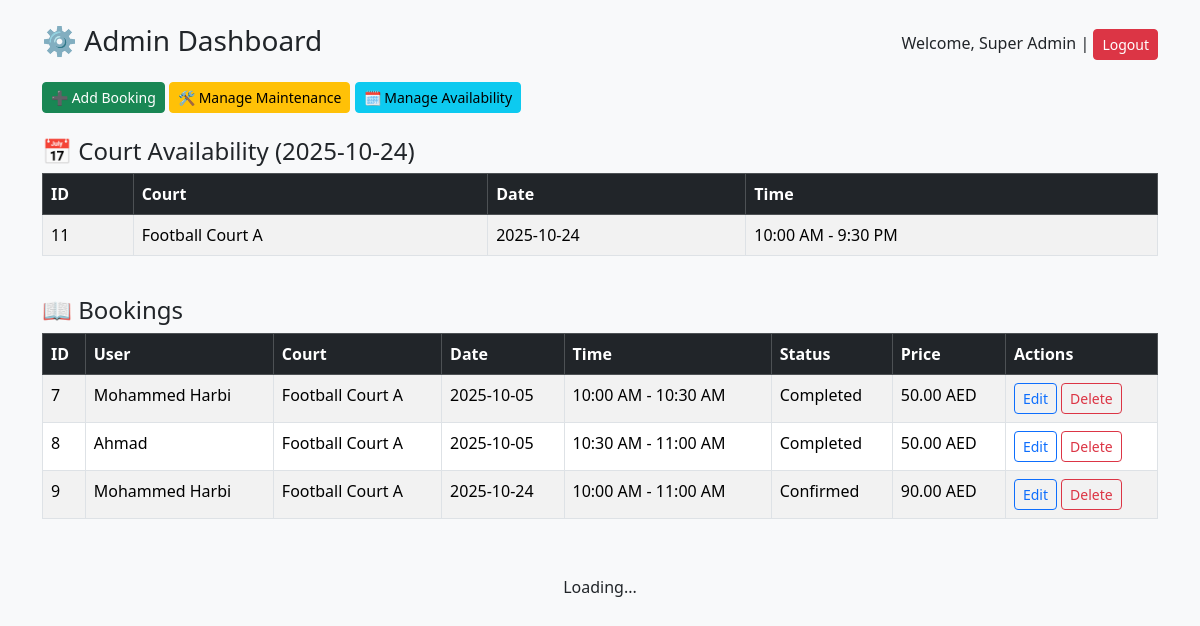
The app's page /admin_dashboard.php (signed in) with its own data.
### tables this page shows
CREATE TABLE `availability` (
  `id` int(11) NOT NULL,
  `court_id` int(11) NOT NULL,
  `available_date` date NOT NULL,
  `start_time` time NOT NULL,
  `end_time` time NOT NULL
);

CREATE TABLE `courts` (
  `court_id` int(11) NOT NULL,
  `name` varchar(100) NOT NULL,
  `location` varchar(200) NOT NULL,
  `court_type` varchar(50) DEFAULT NULL,
  `price_per_slot` decimal(10,2) DEFAULT NULL,
  `image_url` varchar(300) DEFAULT NULL,
  `open_time` time DEFAULT NULL,
  `close_time` time DEFAULT NULL,
  `created_by` int(11) DEFAULT NULL,
  `created_at` timestamp NOT NULL DEFAULT current_timestamp()
);

CREATE TABLE `bookings` (
  `booking_id` int(11) NOT NULL,
  `user_id` int(11) NOT NULL,
  `court_id` int(11) NOT NULL,
  `booking_date` date NOT NULL,
  `start_time` time NOT NULL,
  `end_time` time NOT NULL,
  `status` enum('confirmed','cancelled','completed') DEFAULT 'confirmed',
  `price` decimal(10,2) DEFAULT NULL,
  `created_at` timestamp NOT NULL DEFAULT current_timestamp()
);

CREATE TABLE `users` (
  `user_id` int(11) NOT NULL,
  `name` varchar(100) NOT NULL,
  `email` varchar(150) NOT NULL,
  `password` varchar(255) NOT NULL,
  `password_hash` varchar(255) NOT NULL,
  `role` enum('user','admin') DEFAULT 'user',
  `phone` varchar(20) DEFAULT NULL,
  `created_at` timestamp NOT NULL DEFAULT current_timestamp()
);

### admin_dashboard.php (the view, shortened to what this page needs)
<?php
include "db.php";
$where = "1=1";
$sql = "SELECT b.booking_id, b.booking_date, b.start_time, b.end_time, b.status, b.price,
               u.name AS user_name, c.name AS court_name
        FROM bookings b
        JOIN users u ON b.user_id = u.user_id
        JOIN courts c ON b.court_id = c.court_id
        WHERE $where
        ORDER BY b.booking_date, b.start_time";
$stmt = $conn->prepare($sql);
$stmt->execute();
$result = $stmt->get_result();
$bookings = $result->fetch_all(MYSQLI_ASSOC);
$avail_stmt = $conn->prepare("SELECT a.id, a.available_date, a.start_time, a.end_time, c.name AS court_name
                              FROM availability a
                              JOIN courts c ON a.court_id = c.court_id
                              WHERE a.available_date = ?
                              ORDER BY a.start_time");
$avail_stmt->bind_param("s", $_GET["date"]);
$avail_stmt->execute();
$availability = $avail_stmt->get_result()->fetch_all(MYSQLI_ASSOC);
?>
<!DOCTYPE html>
<html>
<head>
    <link href="https://cdn.jsdelivr.net/npm/bootstrap@5.3.2/dist/css/bootstrap.min.css" rel="stylesheet">
</head>
<body class="bg-light">
<div class="container mt-4">
    <div class="d-flex justify-content-between align-items-center mb-3">
        <h1 class="h3">⚙️ Admin Dashboard</h1>
        <div>
            Welcome, <?= htmlspecialchars($_SESSION["admin_name"]) ?> |
            <a href="admin_logout.php" class="btn btn-sm btn-danger">Logout</a>
        </div>
    </div>
    <div class="mb-4">
        <a href="add_booking.php" class="btn btn-success btn-sm">➕ Add Booking</a>
        <a href="maintenance.php" class="btn btn-warning btn-sm">🛠 Manage Maintenance</a>
        <a href="availability.php" class="btn btn-info btn-sm">🗓 Manage Availability</a>
    </div>
    <h4>📅 Court Availability (<?= $_GET['date'] ?>)</h4>
    <div class="table-responsive mb-4">
        <table class="table table-bordered table-striped">
            <thead class="table-dark">
                <tr><th>ID</th><th>Court</th><th>Date</th><th>Time</th></tr>
            </thead>
            <tbody>
                <?php if ($availability): foreach ($availability as $a): ?>
                    <tr>
                        <td><?= $a["id"] ?></td>
                        <td><?= htmlspecialchars($a["court_name"]) ?></td>
                        <td><?= $a["available_date"] ?></td>
                        <td><?= date("g:i A", strtotime($a["start_time"])) ?> - <?= date("g:i A", strtotime($a["end_time"])) ?></td>
                    </tr>
                <?php endforeach; else: ?>
                    <tr><td colspan="4" class="text-center">No availability set for this date.</td></tr>
                <?php endif; ?>
            </tbody>
        </table>
    </div>
    <h4>📖 Bookings</h4>
    <div class="table-responsive mb-4">
        <table class="table table-bordered table-striped">
            <thead class="table-dark">
                <tr><th>ID</th><th>User</th><th>Court</th><th>Date</th><th>Time</th><th>Status</th><th>Price</th><th>Actions</th></tr>
            </thead>
            <tbody>
                <?php if ($bookings): foreach ($bookings as $b): ?>
                    <tr>
                        <td><?= $b["booking_id"] ?></td>
                        <td><?= htmlspecialchars($b["user_name"]) ?></td>
                        <td><?= htmlspecialchars($b["court_name"]) ?></td>
                        <td><?= $b["booking_date"] ?></td>
                        <td><?= date("g:i A", strtotime($b["start_time"])) ?> - <?= date("g:i A", strtotime($b["end_time"])) ?></td>
                        <td><?= ucfirst($b["status"]) ?></td>
                        <td><?= number_format($b["price"], 2) ?> AED</td>
                        <td>
                            <a href="edit_booking.php?id=<?= $b['booking_id'] ?>" class="btn btn-sm btn-outline-primary">Edit</a>
                            <a href="delete_booking.php?id=<?= $b['booking_id'] ?>" class="btn btn-sm btn-outline-danger" onclick="return confirm('Delete this booking?')">Delete</a>
                        </td>
                    </tr>
                <?php endforeach; else: ?>
                    <tr><td colspan="8" class="text-center">No bookings found.</td></tr>
                <?php endif; ?>
            </tbody>
        </table>
    </div>
    <div id="revenueContainer"></div>
</div>
</body>
</html>

### records on screen
availability: id "11", court.name "Football Court A", available_date "2025-10-24", start_time "10:00 AM", end_time "9:30 PM"
bookings: booking_id "7", user.name "Mohammed Harbi", court.name "Football Court A", booking_date "2025-10-05", start_time "10:00 AM", end_time "10:30 AM", status "Completed", price "50.00"
bookings: booking_id "8", user.name "Ahmad", court.name "Football Court A", booking_date "2025-10-05", start_time "10:30 AM", end_time "11:00 AM", status "Completed", price "50.00"
bookings: booking_id "9", user.name "Mohammed Harbi", court.name "Football Court A", booking_date "2025-10-24", start_time "10:00 AM", end_time "11:00 AM", status "Confirmed", price "90.00"

### other values on screen
$_SESSION["admin_name"] "Super Admin"
$_GET['date'] "2025-10-24"
